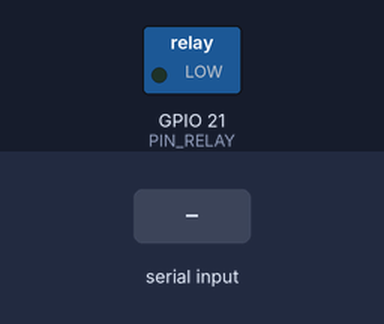
The sketch below on a simulated ESP32-S3. Shown: switched loads named in the sketch (green lamp = pin HIGH). The test bench sets the inputs (shaded band). I2S audio is not simulated (input reads silence); what the sketch prints to the serial monitor is not drawn.

Above: at 1.4 s.
1.5 s: "1" received over Serial
At 2.5 s:
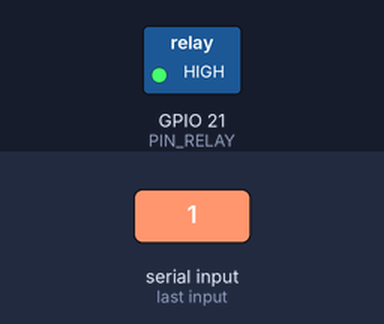
3.0 s: "0" received over Serial
At 3.7 s:
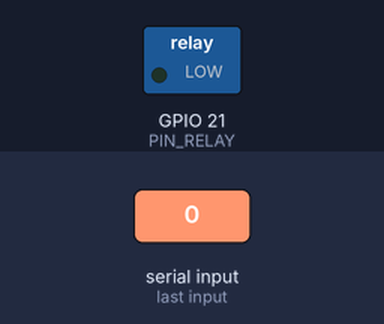
Timing chart, 0 to 6.0 s (numbered marks = the images above; inputs shaded):
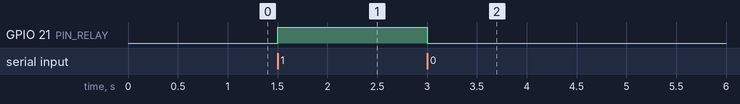

The sketch:

esp32_s3_robot.ino
```cpp
#include <Arduino.h>
#include <driver/i2s.h>
#include <Wire.h>

// ==========================================
// 1. Pin Definitions (ESP32-S3 N16R8)
// ==========================================
#define PIN_I2S_MIC_SD    4
#define PIN_I2S_MIC_WS    5
#define PIN_I2S_MIC_SCK   6

#define PIN_SERVO_PAN     13
#define PIN_SERVO_TILT    14
#define PIN_RELAY         21

#define I2C_SDA           8
#define I2C_SCL           9

#define SAMPLE_RATE       16000
#define CHUNK_SAMPLES     256

int32_t raw_i2s[CHUNK_SAMPLES];
int16_t pcm16[CHUNK_SAMPLES];
bool isRecording = false;

// ==========================================
// 2. I2S Setup for INMP441 (16kHz Mono)
// ==========================================
void init_i2s_mic() {
  i2s_config_t i2s_config = {
    .mode = (i2s_mode_t)(I2S_MODE_MASTER | I2S_MODE_RX),
    .sample_rate = SAMPLE_RATE,
    .bits_per_sample = I2S_BITS_PER_SAMPLE_32BIT, // INMP441 requires 32-bit slot
    .channel_format = I2S_CHANNEL_FMT_ONLY_LEFT,
    .communication_format = I2S_COMM_FORMAT_STAND_I2S,
    .intr_alloc_flags = ESP_INTR_FLAG_LEVEL1,
    .dma_buf_count = 8,
    .dma_buf_len = 512,
    .use_apll = false,
    .tx_desc_auto_clear = false,
    .fixed_mclk = 0
  };

  i2s_pin_config_t pin_config = {
    .bck_io_num = PIN_I2S_MIC_SCK,
    .ws_io_num = PIN_I2S_MIC_WS,
    .data_out_num = I2S_PIN_NO_CHANGE,
    .data_in_num = PIN_I2S_MIC_SD
  };

  i2s_driver_install(I2S_NUM_0, &i2s_config, 0, NULL);
  i2s_set_pin(I2S_NUM_0, &pin_config);
  i2s_zero_dma_buffer(I2S_NUM_0);
}

void setup() {
  Serial.begin(115200);

  pinMode(PIN_RELAY, OUTPUT);
  digitalWrite(PIN_RELAY, LOW);

  init_i2s_mic();
  delay(200);
  Serial.println("\nMAYA_AUDIO_BRIDGE_READY");
}

void loop() {
  // Check for commands from Maya Python Core
  if (Serial.available()) {
    char cmd = Serial.read();
    if (cmd == 'R') {
      // START STREAMING AUDIO
      isRecording = true;
      i2s_zero_dma_buffer(I2S_NUM_0);
    } else if (cmd == 'S') {
      // STOP STREAMING AUDIO
      isRecording = false;
    } else if (cmd == '1') {
      digitalWrite(PIN_RELAY, HIGH);
    } else if (cmd == '0') {
      digitalWrite(PIN_RELAY, LOW);
    }
  }

  // Stream raw 16-bit PCM whenever recording is active
  if (isRecording) {
    size_t bytes_read = 0;
    i2s_read(I2S_NUM_0, raw_i2s, sizeof(raw_i2s), &bytes_read, 20);
    if (bytes_read > 0) {
      int samples = bytes_read / 4;
      for (int i = 0; i < samples; i++) {
        // Shift 24-bit audio in 32-bit slot down to 16-bit signed PCM
        pcm16[i] = (int16_t)(raw_i2s[i] >> 14);
      }
      Serial.write((const uint8_t*)pcm16, samples * sizeof(int16_t));
    }
  } else {
    delay(5);
  }
}
```

Measured:
- after the input at 1.5 s, GPIO 21 (PIN_RELAY): LOW → HIGH at once
- after the input at 3.0 s, GPIO 21 (PIN_RELAY): HIGH → LOW at once
